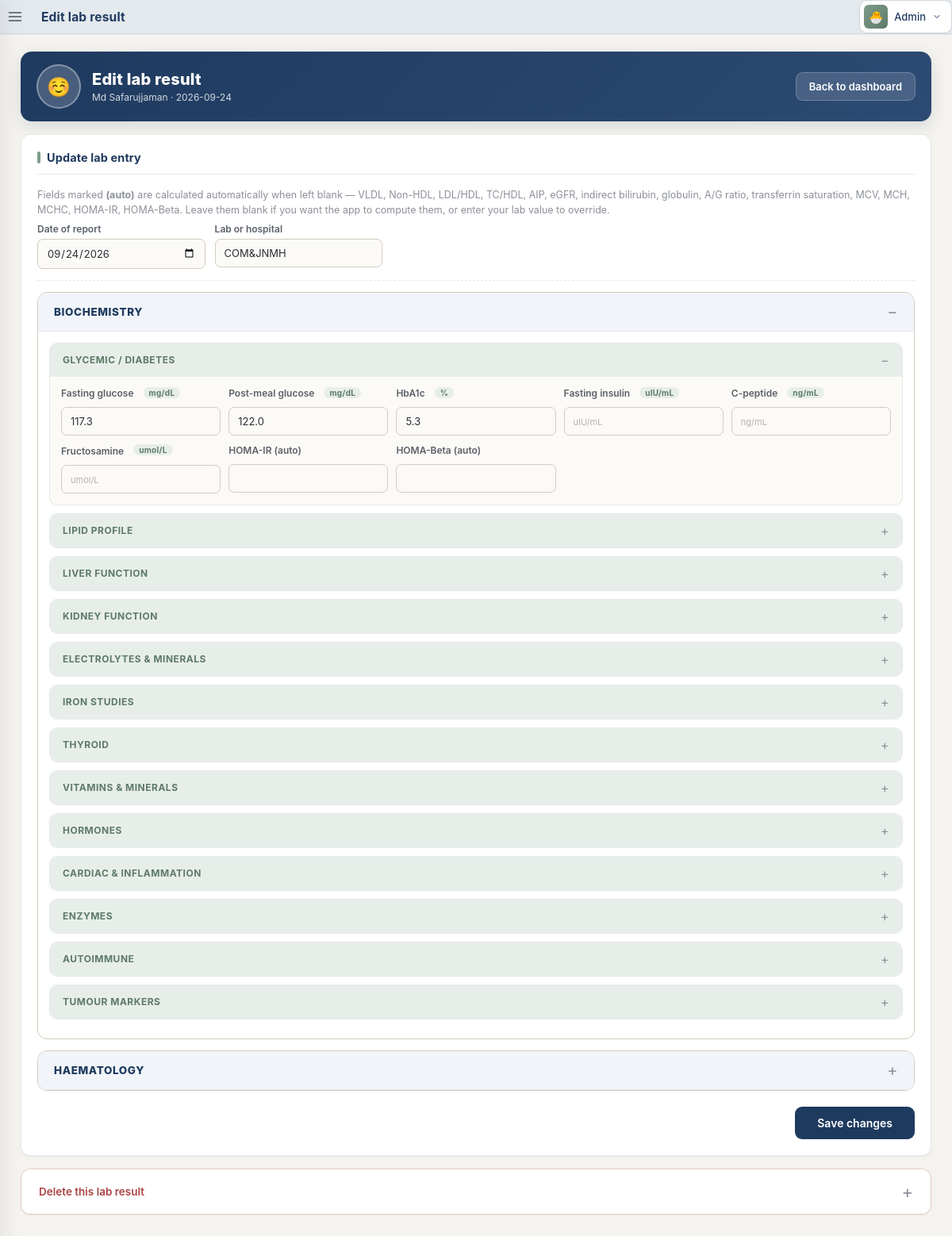
The page /edit_lab/2/3 (signed in) on the database its author committed.
### models.py (models this page shows, shortened)
class FamilyMember(db.Model):
    __tablename__ = "family_member"
    id = db.Column(db.Integer, primary_key=True)
    name = db.Column(db.String(80), unique=True, nullable=False)
    emoji = db.Column(db.String(8))
    dob = db.Column(db.Date)
    sex = db.Column(db.String(10))
    blood_group = db.Column(db.String(8))
    country = db.Column(db.String(8))   # ISO-3166 alpha-2
    height_cm = db.Column(db.Float)   # static height in cm
    waist_cm = db.Column(db.Float)
    hip_cm = db.Column(db.Float)
    neck_cm = db.Column(db.Float)
    body_fat_pct = db.Column(db.Float)
    muscle_mass_kg = db.Column(db.Float)
    bmr_kcal = db.Column(db.Float)
    tdee_kcal = db.Column(db.Float)
    activity_level = db.Column(db.String(20))
    is_pregnant = db.Column(db.Boolean, default=False)
    is_athlete = db.Column(db.Boolean, default=False)
    is_diabetic = db.Column(db.Boolean, default=False)
    notes = db.Column(db.String(300))
    address = db.Column(db.String(300))
    vitals = db.relationship("Vitals", backref="member", lazy=True, cascade="all, delete-orphan")
    labs = db.relationship("LabResult", backref="member", lazy=True, cascade="all, delete-orphan")

class LabResult(db.Model):
    __tablename__ = "lab_result"
    id = db.Column(db.Integer, primary_key=True)
    member_id = db.Column(db.Integer, db.ForeignKey("family_member.id"), nullable=False)
    date = db.Column(db.DateTime, default=datetime.now, index=True)
    lab_name = db.Column(db.String(120))
    fasting_glucose = db.Column(db.Float)
    pp_glucose = db.Column(db.Float)
    hba1c = db.Column(db.Float)
    total_cholesterol = db.Column(db.Float)
    hdl = db.Column(db.Float)
    ldl = db.Column(db.Float)
    triglycerides = db.Column(db.Float)
    creatinine = db.Column(db.Float)
    urea = db.Column(db.Float)
    uric_acid = db.Column(db.Float)
    alt_sgpt = db.Column(db.Float)
    ast_sgot = db.Column(db.Float)
    bilirubin_total = db.Column(db.Float)
    albumin = db.Column(db.Float)
    sodium = db.Column(db.Float)
    potassium = db.Column(db.Float)
    calcium = db.Column(db.Float)
    hemoglobin = db.Column(db.Float)
    wbc = db.Column(db.Float)
    platelets = db.Column(db.Float)
    vitamin_d = db.Column(db.Float)
    vitamin_b12 = db.Column(db.Float)
    crp = db.Column(db.Float)
    tsh = db.Column(db.Float)
    t3 = db.Column(db.Float)
    t4 = db.Column(db.Float)
    free_t3 = db.Column(db.Float)
    free_t4 = db.Column(db.Float)
    cortisol_am = db.Column(db.Float)
    prolactin = db.Column(db.Float)
    testosterone = db.Column(db.Float)
    estrogen = db.Column(db.Float)
    progesterone = db.Column(db.Float)
    lh = db.Column(db.Float)
    fsh = db.Column(db.Float)
    insulin_fasting = db.Column(db.Float)
    alp = db.Column(db.Float)                 # alkaline phosphatase U/L
    ggt = db.Column(db.Float)                 # gamma GT U/L
    total_protein = db.Column(db.Float)       # g/dL
    globulin = db.Column(db.Float)            # g/dL (auto: total_protein - albumin)
    a_g_ratio = db.Column(db.Float)           # auto: albumin / globulin
    chloride = db.Column(db.Float)            # mmol/L
    phosphate = db.Column(db.Float)           # mg/dL
    magnesium = db.Column(db.Float)           # mg/dL
    iron = db.Column(db.Float)                # ug/dL
    ferritin = db.Column(db.Float)            # ng/mL
    tibc = db.Column(db.Float)                # ug/dL
    transferrin_sat = db.Column(db.Float)     # % auto
    ldl_hdl_ratio = db.Column(db.Float)       # auto
    total_hdl_ratio = db.Column(db.Float)     # auto
    non_hdl = db.Column(db.Float)             # auto: total - HDL
    vldl = db.Column(db.Float)                # auto: trig / 5
    aip = db.Column(db.Float)                 # auto: atherogenic index
    egfr = db.Column(db.Float)                # auto: CKD-EPI
    lpa = db.Column(db.Float)                 # lipoprotein(a) nmol/L
    apob = db.Column(db.Float)                # apolipoprotein B mg/dL
    homocysteine = db.Column(db.Float)        # umol/L
    bilirubin_direct = db.Column(db.Float)     # mg/dL
    bilirubin_indirect = db.Column(db.Float)   # mg/dL (auto: total - direct)
    rbc = db.Column(db.Float)                  # million/uL
    mpv = db.Column(db.Float)                  # fL
    pct = db.Column(db.Float)                  # prothrombin time seconds
    fibrinogen = db.Column(db.Float)           # mg/dL
    tt = db.Column(db.Float)                   # thrombin time seconds
    anti_ccp = db.Column(db.Float)             # U/mL
    ra_factor = db.Column(db.Float)            # IU/mL
    ana = db.Column(db.Float)                  # titre
    vitamin_a = db.Column(db.Float)            # ug/dL
    vitamin_e = db.Column(db.Float)            # mg/L
    vitamin_c = db.Column(db.Float)            # mg/dL
    psa_total = db.Column(db.Float)            # ng/mL
    psa_free = db.Column(db.Float)             # ng/mL
    ca125 = db.Column(db.Float)                # U/mL
    ca19_9 = db.Column(db.Float)               # U/mL
    afp = db.Column(db.Float)                  # ng/mL
    cea = db.Column(db.Float)                  # ng/mL
    beta_hcg = db.Column(db.Float)             # mIU/mL
    dhea_s = db.Column(db.Float)               # ug/dL
    shbg = db.Column(db.Float)                 # nmol/L
    free_testosterone = db.Column(db.Float)    # pg/mL (auto if SHBG)
    amh = db.Column(db.Float)                  # ng/mL
    vitamin_k = db.Column(db.Float)            # ng/mL
    ammonia = db.Column(db.Float)              # umol/L
    ldh = db.Column(db.Float)                  # U/L
    ck_total = db.Column(db.Float)             # U/L
    ck_mb = db.Column(db.Float)                # ng/mL
    lipase = db.Column(db.Float)               # U/L
    amylase = db.Column(db.Float)              # U/L
    hematocrit = db.Column(db.Float)          # %
    mcv = db.Column(db.Float)                 # fL (auto)
    mch = db.Column(db.Float)                 # pg (auto)
    mchc = db.Column(db.Float)                # g/dL (auto)
    rdw = db.Column(db.Float)                 # %
    neutrophils_pct = db.Column(db.Float)
    lymphocytes_pct = db.Column(db.Float)
    monocytes_pct = db.Column(db.Float)
    eosinophils_pct = db.Column(db.Float)
    basophils_pct = db.Column(db.Float)
    esr = db.Column(db.Float)                 # mm/hr
    pt_inr = db.Column(db.Float)
    aptt = db.Column(db.Float)                # seconds
    d_dimer = db.Column(db.Float)             # ug/mL FEU
    c_peptide = db.Column(db.Float)           # ng/mL
    homa_ir = db.Column(db.Float)             # auto
    homa_beta = db.Column(db.Float)           # auto
    fructosamine = db.Column(db.Float)
    tpo_ab = db.Column(db.Float)              # anti-TPO IU/mL
    thyroglobulin = db.Column(db.Float)
    folate = db.Column(db.Float)              # ng/mL
    zinc = db.Column(db.Float)                # ug/dL
    copper = db.Column(db.Float)              # ug/dL
    selenium = db.Column(db.Float)            # ug/L
    homocysteine = db.Column(db.Float)
    troponin = db.Column(db.Float)            # ng/mL
    bnp = db.Column(db.Float)                 # pg/mL
    esr_done = db.Column(db.Boolean, default=False)

### app.py (the view, shortened to what this page needs)
@app.route("/edit_lab/<int:mid>/<int:lab_id>", methods=["GET", "POST"])
@A.login_required
def edit_lab(mid, lab_id):
    member = FamilyMember.query.get_or_404(mid)
    lab = LabResult.query.get_or_404(lab_id)
    if lab.member_id != mid:
        return redirect(url_for("dashboard", mid=mid))
    date_str = lab.date.strftime("%Y-%m-%d") if lab.date else datetime.now().strftime("%Y-%m-%d")
    return render_template("edit_lab.html", member=member, lab=lab, units=UNITS,
                           lab_fields=LAB_FIELDS, friendly=R.FRIENDLY,
                           date_str=date_str)

### app.py (called while the page is built)
def _read(path, default=""):
    try:
        with open(path) as f:
            return f.read().strip()
    except Exception:
        return default

def get_logo():
    n = _read(LOGO_META)
    if not n:
        return None
    if not os.path.exists(os.path.join(UPLOAD_DIR, n)):
        return None
    return n

def get_app_meta():
    raw = _read(APP_META)
    name = "Health Monitor"
    tag = "Family Records"
    if raw and "|" in raw:
        parts = raw.split("|", 1)
        name = parts[0] or name
        tag = parts[1] or tag
    return {"app_name": name, "app_tagline": tag}

def load_prefs():
    try:
        with open(PREFS_FILE) as f:
            return json.load(f)
    except Exception:
        return {
            "theme": "light",
            "units": "metric",
            "datefmt": "ymd",
            "user_name": "Admin",
            "user_emoji": "A",
            "country": None,
        }

@app.context_processor
def inject_globals():
    members = []
    if session.get("authenticated"):
        members = FamilyMember.query.order_by(FamilyMember.name).all()
    meta = get_app_meta()
    ss = None
    if request.endpoint == "settings" and request.view_args:
        ss = request.view_args.get("section", "branding")
    return {
        "prefs": load_prefs(),
        "members": members,
        "logo": get_logo(),
        "settings_section": ss, "units": UNITS,
        "countries": COUNTRIES, "country_name": country_name,
        "resolve_range": R.resolve_range,
        "app_name": meta["app_name"],
        "app_tagline": meta["app_tagline"],
        "project_root": BASE_DIR,
        "now_global": datetime.now().strftime("%Y-%m-%d %H:%M"),
    }

### auth.py (called while the page is built)
def login_required(f):
    @wraps(f)
    def w(*a, **kw):
        if not session.get("authenticated"):
            return redirect(url_for("login"))
        return f(*a, **kw)
    return w

### templates/edit_lab.html (shortened to what this page needs)
{% extends "base.html" %}
{% set active = 'dashboard' %}
{% block pagetitle %}Edit lab result{% endblock %}
{% block body %}
<div class="v2-page">
  <div class="v2-member-header">
    <div class="v2-mh-left">
      <div class="v2-mh-avatar">{{ member.emoji or (member.name[0]|upper) }}</div>
      <div class="v2-mh-info">
        <h1>Edit lab result</h1>
        <div class="v2-mh-meta">{{ member.name }} &middot; {{ date_str }}</div>
      </div>
    </div>
    <div class="v2-mh-actions">
      <a class="v2-btn" href="{{ url_for('dashboard', mid=member.id) }}">Back to dashboard</a>
    </div>
  </div>
  <div class="v2-card">
    <h2>Update lab entry</h2>
    <p class="v2-hint">
      Fields marked <b>(auto)</b> are calculated automatically when left blank
      &mdash; VLDL, Non-HDL, LDL/HDL, TC/HDL, AIP, eGFR, indirect bilirubin,
      globulin, A/G ratio, transferrin saturation, MCV, MCH, MCHC, HOMA-IR,
      HOMA-Beta. Leave them blank if you want the app to compute them, or
      enter your lab value to override.
    </p>
    {% macro ef(key, label) -%}
      <label>
        <span class="v2-field-name">{{ label }}</span>
        {% if units and units.get(key) %}<span class="v2-field-unit">{{ units.get(key) }}</span>{% endif %}
        <input type="number" step="0.01" name="{{ key }}"
               value="{{ lab[key] if lab[key] is not none else '' }}"
               placeholder="{{ units.get(key) if units and units.get(key) else '' }}">
      </label>
    {%- endmacro %}
    <form action="{{ url_for('edit_lab', mid=member.id, lab_id=lab.id) }}" method="post">
      <div class="v2-form v2-lab-meta">
        <label>Date of report <input type="date" name="lab_date" value="{{ date_str }}"></label>
        <label>Lab or hospital <input name="lab_name" value="{{ lab.lab_name or '' }}"></label>
      </div>
      <details class="v2-lab-group" open>
        <summary>Biochemistry</summary>
        <div class="v2-lab-group-body">
          <details class="v2-lab-sub" open>
            <summary>Glycemic / Diabetes</summary>
            <div class="v2-form v2-lab-grid">
              {{ ef('fasting_glucose',   'Fasting glucose') }}
              {{ ef('pp_glucose',        'Post-meal glucose') }}
              {{ ef('hba1c',             'HbA1c') }}
              {{ ef('insulin_fasting',   'Fasting insulin') }}
              {{ ef('c_peptide',         'C-peptide') }}
              {{ ef('fructosamine',      'Fructosamine') }}
              {{ ef('homa_ir',           'HOMA-IR (auto)') }}
              {{ ef('homa_beta',         'HOMA-Beta (auto)') }}
            </div>
          </details>
          <details class="v2-lab-sub">
            <summary>Lipid profile</summary>
          </details>
          <details class="v2-lab-sub">
            <summary>Liver function</summary>
          </details>
          <details class="v2-lab-sub">
            <summary>Kidney function</summary>
          </details>
          <details class="v2-lab-sub">
            <summary>Electrolytes &amp; minerals</summary>
          </details>
          <details class="v2-lab-sub">
            <summary>Iron studies</summary>
          </details>
          <details class="v2-lab-sub">
            <summary>Thyroid</summary>
          </details>
          <details class="v2-lab-sub">
            <summary>Vitamins &amp; minerals</summary>
          </details>
          <details class="v2-lab-sub">
            <summary>Hormones</summary>
          </details>
          <details class="v2-lab-sub">
            <summary>Cardiac &amp; inflammation</summary>
          </details>
          <details class="v2-lab-sub">
            <summary>Enzymes</summary>
          </details>
          <details class="v2-lab-sub">
            <summary>Autoimmune</summary>
          </details>
          <details class="v2-lab-sub">
            <summary>Tumour markers</summary>
          </details>
        </div>
      </details>
      <details class="v2-lab-group">
        <summary>Haematology</summary>
      </details>
      <div class="v2-lab-submit">
        <button type="submit">Save changes</button>
      </div>
    </form>
  </div>
  <details class="v2-details v2-details-danger">
    <summary>Delete this lab result</summary>
  </details>
</div>
{% endblock %}

### rows shown on the page
FamilyMember: emoji "☺️", name "Md Safarujjaman"
LabResult: lab_name "COM&JNMH", fasting_glucose "117.3", pp_glucose "122.0", hba1c "5.3"

### other values the page prints
{{ prefs.user_emoji or 'A' }} "🐣"
{{ prefs.user_name or 'Admin' }} "Admin"
{{ label }} "Fasting glucose Post-meal glucose HbA1c Fasting insulin C-peptide Fructosamine HOMA-IR (auto) HOMA-Beta (auto)"
{{ units.get(key) }} "mg/dL mg/dL % uIU/mL ng/mL umol/L"
